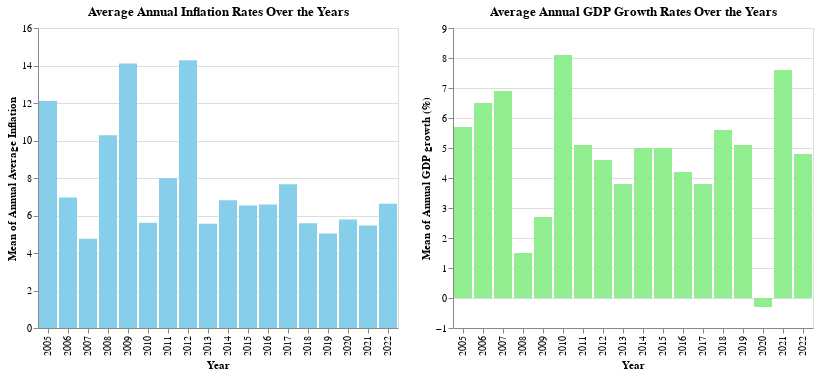

Write notebook code for a chart like this one.
### Markdown cell above
Next, generate a bar chart to compare the average annual inflation rates and annual GDP growth rates over the years.

Here's the code to create the bar chart using Altair:

### Code cell
import altair as alt

# Bar chart for average annual inflation rates over the years
inflation_bar_chart = alt.Chart(merged_data).mark_bar(color='skyblue').encode(
    x='Year:O',
    y='mean(Annual Average Inflation)',
    tooltip=['Year', 'mean(Annual Average Inflation)']
).properties(
    title='Average Annual Inflation Rates Over the Years'
)

# Bar chart for annual GDP growth rates over the years
gdp_growth_bar_chart = alt.Chart(merged_data).mark_bar(color='lightgreen').encode(
    x='Year:O',
    y='mean(Annual GDP growth (%))',
    tooltip=['Year', 'mean(Annual GDP growth (%))']
).properties(
    title='Average Annual GDP Growth Rates Over the Years'
)

# Combine bar charts into a single chart
bar_charts = inflation_bar_chart | gdp_growth_bar_chart

bar_charts

### Figure 1 — Vega-Lite specification as saved in the notebook (floating-point values rounded to 4 significant figures; data arrays with more than 128 entries replaced by an {"elided": "..."} marker saying what was removed)
{"config": {"view": {"continuousWidth": 300, "continuousHeight": 300}}, "hconcat": [{"mark": {"type": "bar", "color": "skyblue"}, "encoding": {"tooltip": [{"field": "Year", "type": "quantitative"}, {"aggregate": "mean", "field": "Annual Average Inflation", "type": "quantitative"}], "x": {"field": "Year", "type": "ordinal"}, "y": {"aggregate": "mean", "field": "Annual Average Inflation", "type": "quantitative"}}, "title": "Average Annual Inflation Rates Over the Years"}, {"mark": {"type": "bar", "color": "lightgreen"}, "encoding": {"tooltip": [{"field": "Year", "type": "quantitative"}, {"aggregate": "mean", "field": "Annual GDP growth (%)", "type": "quantitative"}], "x": {"field": "Year", "type": "ordinal"}, "y": {"aggregate": "mean", "field": "Annual GDP growth (%)", "type": "quantitative"}}, "title": "Average Annual GDP Growth Rates Over the Years"}], "data": {"name": "data-dc76dfe7481c7f917470a5aac7c02dbf"}, "$schema": "https://vega.github.io/schema/vega-lite/v5.17.0.json", "datasets": {"data-dc76dfe7481c7f917470a5aac7c02dbf": {"elided": "211 records"}}}
